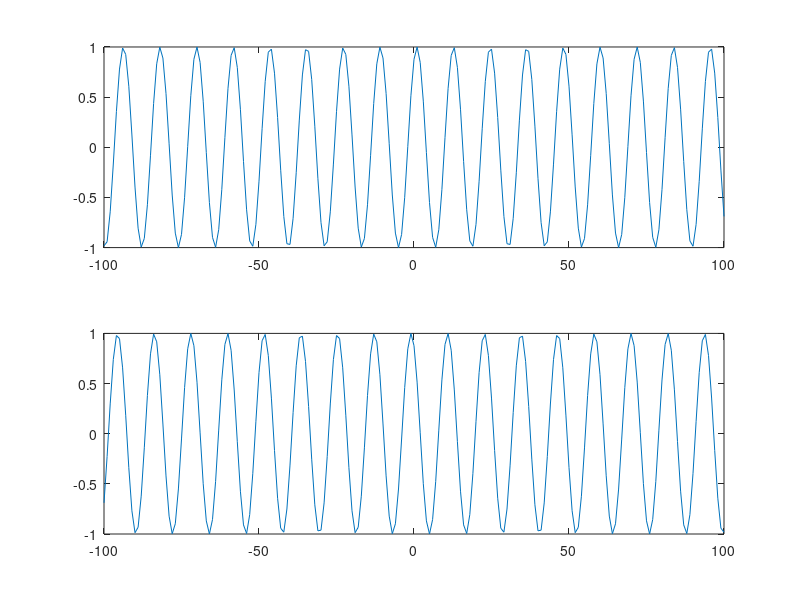

Write MATLAB code to recreate this figure.
clc
clear all
t=-100:100
w=100
x=cos(w*t+1/2)
subplot(2,1,1)
plot(t,x)
t1=-t
x=cos(w*t1+1/2)
subplot(2,1,2)
plot(-t1,x)